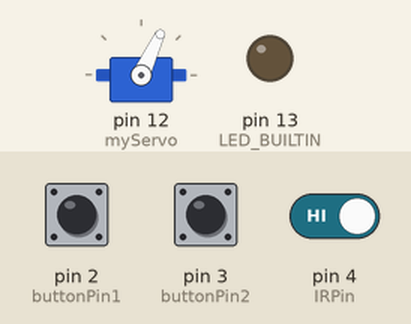
Recording of a sketch running on a simulated Arduino Uno, built with avr-gcc and run on an emulated ATmega328P. Shown: servo, output pins drawn as LEDs (lit = HIGH). The inputs (shaded band) are chosen by the test bench; at power-on: pin 2 (buttonPin1) LOW, pin 3 (buttonPin2) LOW, pin 4 (IRPin) HIGH. What the sketch prints to the serial monitor is not drawn.

Above: at 1.2 s.
1.3 s: pin 2 (buttonPin1) pulled HIGH for 0.15 s
At 2.0 s:
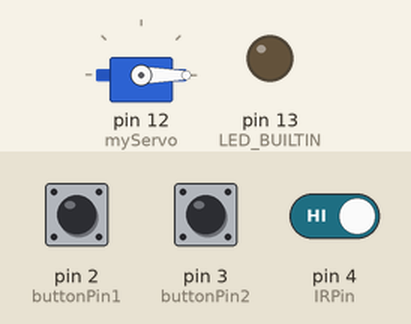
3.0 s: pin 3 (buttonPin2) pulled HIGH for 0.15 s
At 3.1 s:
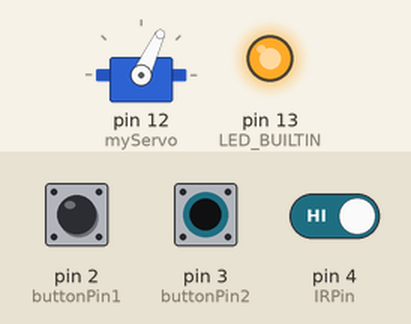
4.7 s: pin 2 (buttonPin1) pulled HIGH for 1 s
At 5.5 s:
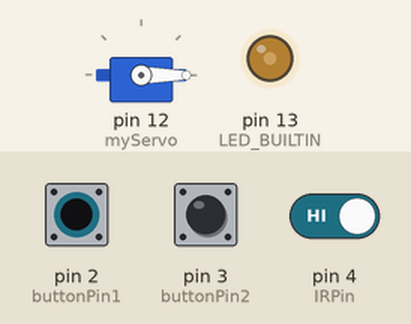
7.2 s: pin 2 (buttonPin1) pulled HIGH for 3.2 s
At 11.5 s:
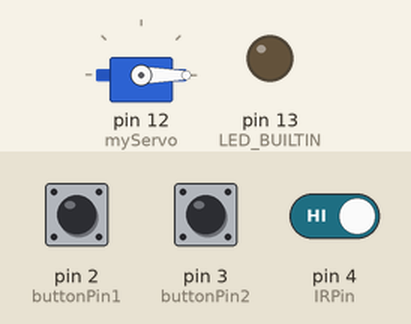
11.9 s: pin 3 (buttonPin2) pulled HIGH for 1 s
At 13.3 s:
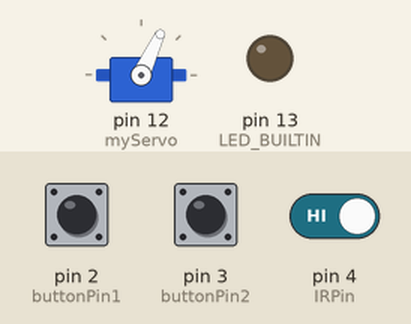
Timing chart, 0 to 14.9 s (numbered marks = the images above; inputs shaded):
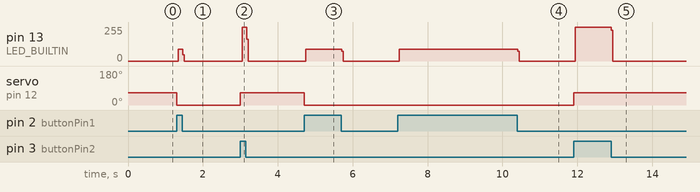

Measured:
- after the input at 1.3 s, pin 13 (LED_BUILTIN): 0/255 → 89/255 after 0.05 s, → 0/255 0.12 s later; servo on pin 12 (myServo): 65° → 0° at once
- after the input at 3.0 s, pin 13 (LED_BUILTIN): 0/255 → 255/255 at once, → 0/255 0.12 s later; servo on pin 12 (myServo): 0° → 65° at once
- after the input at 4.7 s, pin 13 (LED_BUILTIN): 0/255 → 89/255 after 0.05 s, → 0/255 0.96 s later; servo on pin 12 (myServo): 65° → 0° at once
- after the input at 7.2 s, pin 13 (LED_BUILTIN): 0/255 → 89/255 after 0.05 s, → 0/255 3.2 s later
- after the input at 11.9 s, pin 13 (LED_BUILTIN): 0/255 → 255/255 at once, → 0/255 0.96 s later; servo on pin 12 (myServo): 0° → 65° at once

The sketch:

IR_sensor.ino
```cpp
#include <SoftwareSerial.h>
#include <Servo.h>

Servo myServo;

SoftwareSerial BTSerial(12, 11); // RX | TX

const int buttonPin1 = 2;  // the number of the pushbutton pin
const int buttonPin2 = 3;
const int IRPin = 4;

// variables will change:
int buttonState1 = 0;  // variable for reading the pushbutton status
int buttonState2 = 0;
int IRState = 0;

void setup() {
  pinMode(buttonPin1, INPUT);
  pinMode(buttonPin2, INPUT);
  pinMode(LED_BUILTIN, OUTPUT);
  pinMode(IRPin, INPUT);
  myServo.attach(12);
  myServo.write(65);


  Serial.begin(9600);
  Serial.println("Enter AT Commands:");
  BTSerial.begin(9600);
}

void loop() {
  // read the state of the pushbutton value:
  buttonState1 = digitalRead(buttonPin1);
  buttonState2 = digitalRead(buttonPin2);
  // check if the pushbutton is pressed. If it is, the buttonState is HIGH:
  if (buttonState1 == HIGH) {
    // turn LED on:
    digitalWrite(LED_BUILTIN, HIGH);
    BTSerial.write('a');
    Serial.write('a');
    myServo.write(0);

  } else {
    // turn LED off:
    digitalWrite(LED_BUILTIN, LOW);
  }
  if (buttonState2 == HIGH) {
    // turn LED on:
    digitalWrite(LED_BUILTIN, HIGH);
    BTSerial.write('b');
    myServo.write(65);


  } else {
    // turn LED off:
    digitalWrite(LED_BUILTIN, LOW);
  }
  IRState = digitalRead(IRPin);
  Serial.print(IRState);
  Serial.print("\n");


  //delay(2000);
  //myServo.write(65);
  //delay(2000);

  /*if(digitalRead(IRPin) == 0){
    digitalWrite(LED_BUILTIN, HIGH);
  }
  else if(digitalRead(IRPin) == 1){
    digitalWrite(LED_BUILTIN, LOW);
  }
  else{
    digitalWrite(LED_BUILTIN, LOW);

  }*/
/*
  if (Serial.available())
    BTSerial.write(Serial.read());

  if (BTSerial.available())
    Serial.write(BTSerial.read());
*/
}
```
